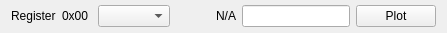
<?xml version="1.0" encoding="UTF-8"?>
<ui version="4.0">
 <class>RegisterWidget</class>
 <widget class="QWidget" name="RegisterWidget">
  <property name="geometry">
   <rect>
    <x>0</x>
    <y>0</y>
    <width>447</width>
    <height>33</height>
   </rect>
  </property>
  <property name="windowTitle">
   <string>Form</string>
  </property>
  <layout class="QGridLayout" name="gridLayout">
   <property name="topMargin">
    <number>1</number>
   </property>
   <property name="bottomMargin">
    <number>1</number>
   </property>
   <property name="verticalSpacing">
    <number>1</number>
   </property>
   <item row="0" column="0">
    <widget class="QLabel" name="label">
     <property name="text">
      <string>Register</string>
     </property>
    </widget>
   </item>
   <item row="0" column="4">
    <widget class="QLineEdit" name="txtValue">
     <property name="sizePolicy">
      <sizepolicy hsizetype="MinimumExpanding" vsizetype="Fixed">
       <horstretch>0</horstretch>
       <verstretch>0</verstretch>
      </sizepolicy>
     </property>
    </widget>
   </item>
   <item row="0" column="2">
    <widget class="QComboBox" name="cmbRegisters">
     <property name="sizePolicy">
      <sizepolicy hsizetype="MinimumExpanding" vsizetype="Fixed">
       <horstretch>0</horstretch>
       <verstretch>0</verstretch>
      </sizepolicy>
     </property>
    </widget>
   </item>
   <item row="0" column="1">
    <widget class="QLabel" name="lblRegister">
     <property name="sizePolicy">
      <sizepolicy hsizetype="Fixed" vsizetype="Preferred">
       <horstretch>0</horstretch>
       <verstretch>0</verstretch>
      </sizepolicy>
     </property>
     <property name="minimumSize">
      <size>
       <width>30</width>
       <height>0</height>
      </size>
     </property>
     <property name="text">
      <string>0x00</string>
     </property>
    </widget>
   </item>
   <item row="0" column="3">
    <widget class="QLabel" name="lblValue">
     <property name="sizePolicy">
      <sizepolicy hsizetype="Fixed" vsizetype="Preferred">
       <horstretch>0</horstretch>
       <verstretch>0</verstretch>
      </sizepolicy>
     </property>
     <property name="minimumSize">
      <size>
       <width>60</width>
       <height>0</height>
      </size>
     </property>
     <property name="text">
      <string>N/A</string>
     </property>
     <property name="alignment">
      <set>Qt::AlignRight|Qt::AlignTrailing|Qt::AlignVCenter</set>
     </property>
    </widget>
   </item>
   <item row="0" column="5">
    <widget class="QPushButton" name="btnPlot">
     <property name="text">
      <string>Plot</string>
     </property>
     <property name="icon">
      <iconset resource="../resources.qrc">
       <normaloff>:/resources/images/plot.png</normaloff>:/resources/images/plot.png</iconset>
     </property>
     <property name="iconSize">
      <size>
       <width>24</width>
       <height>17</height>
      </size>
     </property>
    </widget>
   </item>
  </layout>
 </widget>
 <resources>
  <include location="../resources.qrc"/>
 </resources>
 <connections/>
</ui>
